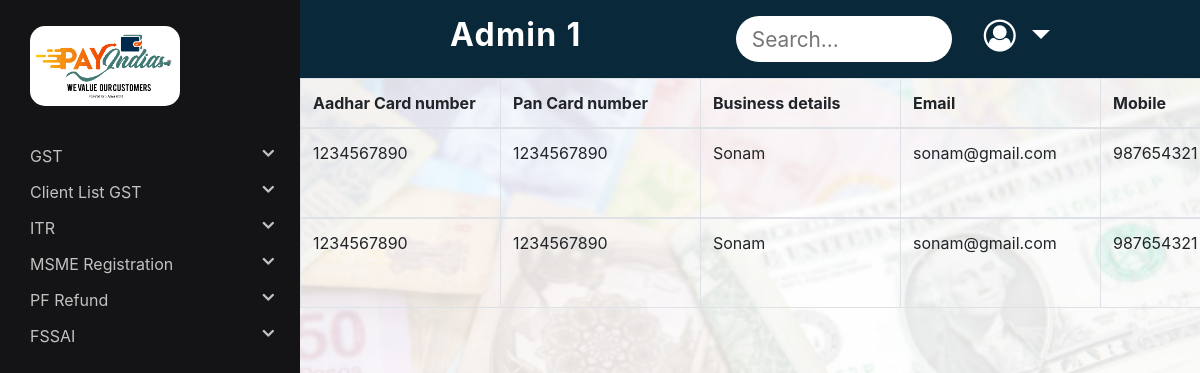
Page /Admin/fssaiPending.php (signed in) on the earlier database version.
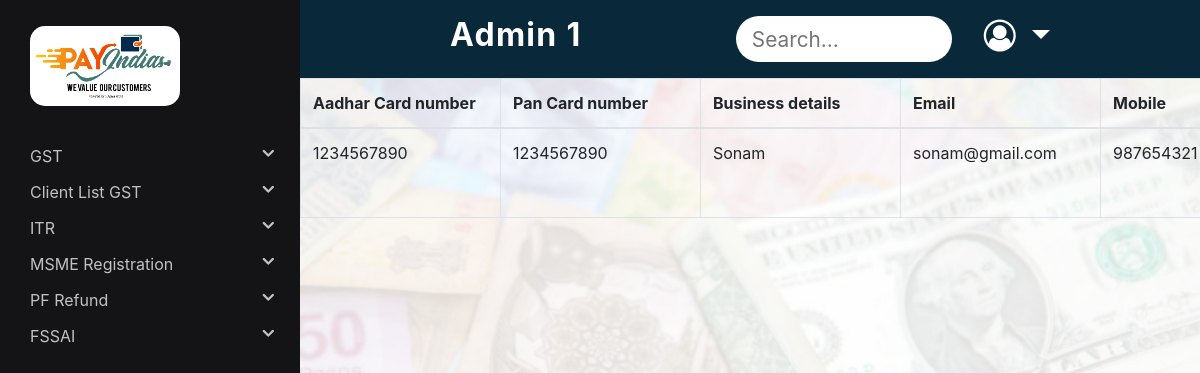
Same page on the later database version.
### tables this page shows
CREATE TABLE `fssai` (
  `id` int(11) NOT NULL,
  `aadhar_no` int(12) NOT NULL,
  `pan_card_no` int(10) NOT NULL,
  `business_detail` varchar(255) NOT NULL,
  `email` varchar(100) NOT NULL,
  `mobile_number` int(12) NOT NULL,
  `photo_name` varchar(50) NOT NULL,
  `noc` varchar(50) NOT NULL,
  `address_proof` varchar(50) NOT NULL,
  `other_document` varchar(50) NOT NULL,
  `comments` varchar(255) NOT NULL,
  `status` varchar(20) NOT NULL DEFAULT 'false',
  `r_id` varchar(100) NOT NULL
);

### Admin/fssaiPending.php (the view, shortened to what this page needs)
<?php
$conn = mysqli_connect('localhost', 'root', '', 'payindia');
$sql = "SELECT * FROM fssai where status='false'";
$result = mysqli_query($conn, $sql);
$ans = mysqli_fetch_all($result, MYSQLI_ASSOC);
?>
<!DOCTYPE html>
<html lang="en">
<head>
	<link rel="stylesheet" href="https://cdnjs.cloudflare.com/ajax/libs/font-awesome/4.7.0/css/font-awesome.min.css">
	<link rel="stylesheet" href="https://maxcdn.bootstrapcdn.com/bootstrap/4.5.2/css/bootstrap.min.css">
	<link rel="stylesheet" type="text/css" href="../Distributor/style.css">
</head>
<body>
	<?php include("sidenav.php"); ?>
	<?php include("navbar.php"); ?>
	<div class="col-12 padding-sidenav pr-md-0 main-index">
		<?php if (sizeof($ans) > 0) { ?>
			<div class="table-responsive">
				<table class="table table-bordered" id="datatable">
					<thead>
						<tr>
							<th scope="col">Aadhar Card number</th>
							<th scope="col">Pan Card number</th>
							<th scope="col">Business details</th>
							<th scope="col">Email</th>
							<th scope="col">Mobile</th>
						</tr>
					</thead>
					<?php
					for ($x = 0; $x < sizeof($ans); $x++) {
					?>
						<tbody>
							<tr>
								<td>
									<p><?php echo $ans[$x]['aadhar_no']; ?></p>
								</td>
								<td>
									<p><?php echo $ans[$x]['pan_card_no']; ?></p>
								</td>
								<td>
									<p><?php echo $ans[$x]['business_detail']; ?></p>
								</td>
								<td>
									<p><?php echo $ans[$x]['email']; ?></p>
								</td>
								<td>
									<p><?php echo $ans[$x]['mobile_number']; ?></p>
								</td>
							</tr>
					<?php
					}
				} else {
					echo "<h2>There is no data</h2>";
				}
					?>
						</tbody>
				</table>
			</div>
	</div>
</body>
</html>

Differences in the rows shown:
no longer on this page (row edited): fssai: aadhar_no "1234567890", pan_card_no "1234567890", business_detail "Sonam", email "sonam@gmail.com", mobile_number "987654321"
